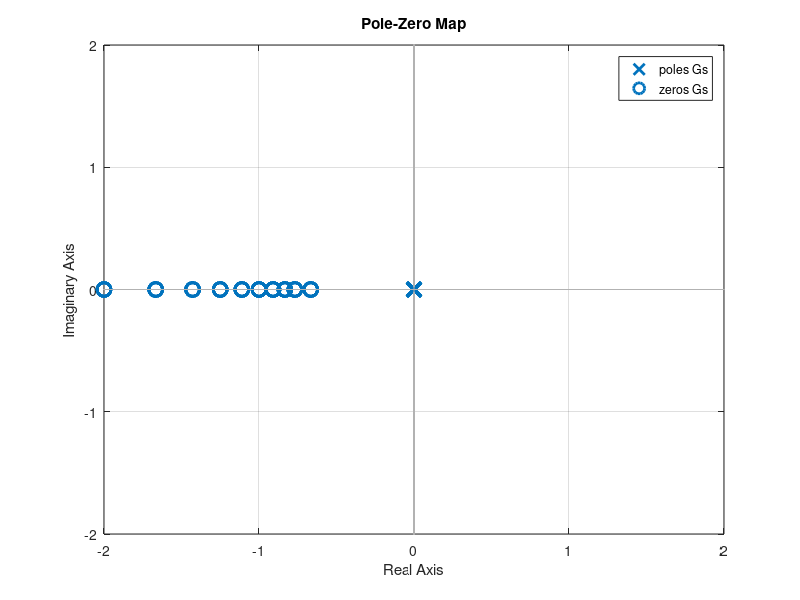

This figure's MATLAB source:
close all
clear all

r1=10;
r2=100;
r3=20;
c=.04;
l=2.5;



%Gs=tf([a*b (a+b) 1],[1 0]);

for i=.5:.2:1.5
    for j=.2:.2:1.2

Gs=tf([i*j (i+j) 1],[1 0]);
hold on
pzmap(Gs)
axis([-2 2 -2 2])
    end
end
